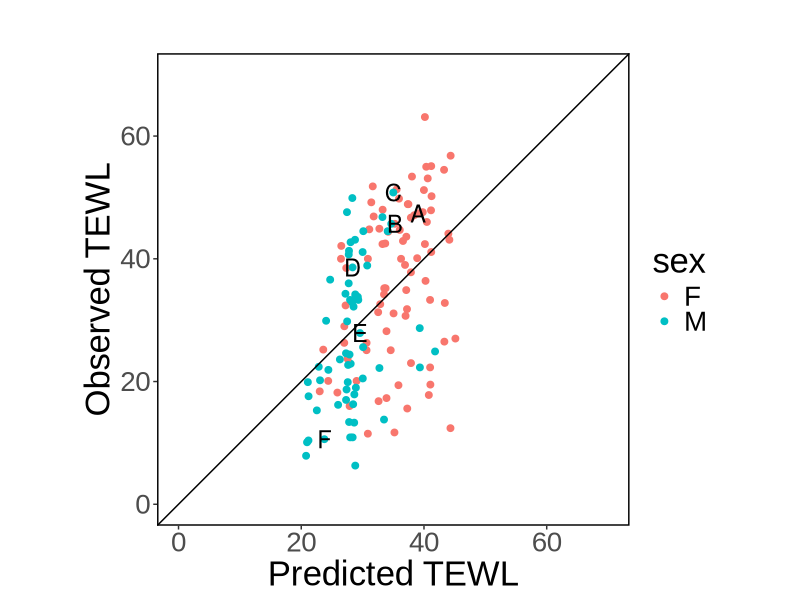

Here is the R script that generated this plot:
rm(list=ls())

library(caret)
library(ggplot2)
library(dplyr)

obs_pred4 <- read.table("data/obs_pred_binary_wt_morph_sd1_corneo.txt",header=T)
obs_pred4["sex"] <- lapply(obs_pred4["sex"], gsub, pattern="0", replacement = "M")
obs_pred4["sex"] <- lapply(obs_pred4["sex"], gsub, pattern="1", replacement = "F")


dA <- obs_pred4[obs_pred4$ID=="D-051" & obs_pred4$season=="S",]
dB <- obs_pred4[obs_pred4$ID=="D-055" & obs_pred4$season=="S",]
dC <- obs_pred4[obs_pred4$ID=="D-110" & obs_pred4$season=="S",]
dD <- obs_pred4[obs_pred4$ID=="D-096" & obs_pred4$season=="W",]
dE <- obs_pred4[obs_pred4$ID=="D-022" & obs_pred4$season=="S",]
dF <- obs_pred4[obs_pred4$ID=="A-076" & obs_pred4$season=="W",]
d1 <- rbind(dA, dB, dC, dD, dE, dF)
d1$sym <- c("A", "B", "C", "D", "E", "F")


g <- ggplot() + 
  geom_point(data=obs_pred4 , aes(x=pred, y=obs, color=sex), size=2) +
  xlim(0,70) + ylim(0,70) +
  labs(title="",x="Predicted TEWL", y="Observed TEWL") +
 scale_color_hue(name = "sex", labels = c(F = "F", M ="M")) +
  theme(panel.border = element_rect(fill = NA, size=1), 
  	panel.background = element_rect(fill = NA,color = NA), 
  	text=element_text(size=25, family="Arial")) +
  geom_abline(intercept=0,slope=1)　+ coord_fixed(ratio=1)
g2 <-g + geom_text(data=d1 , aes(x=pred, y=obs, label=sym), size=6)
quartz(type="pdf", file="data/pred_obs_binary_wt_morph_sd1_corneo.pdf")
g2
dev.off()
